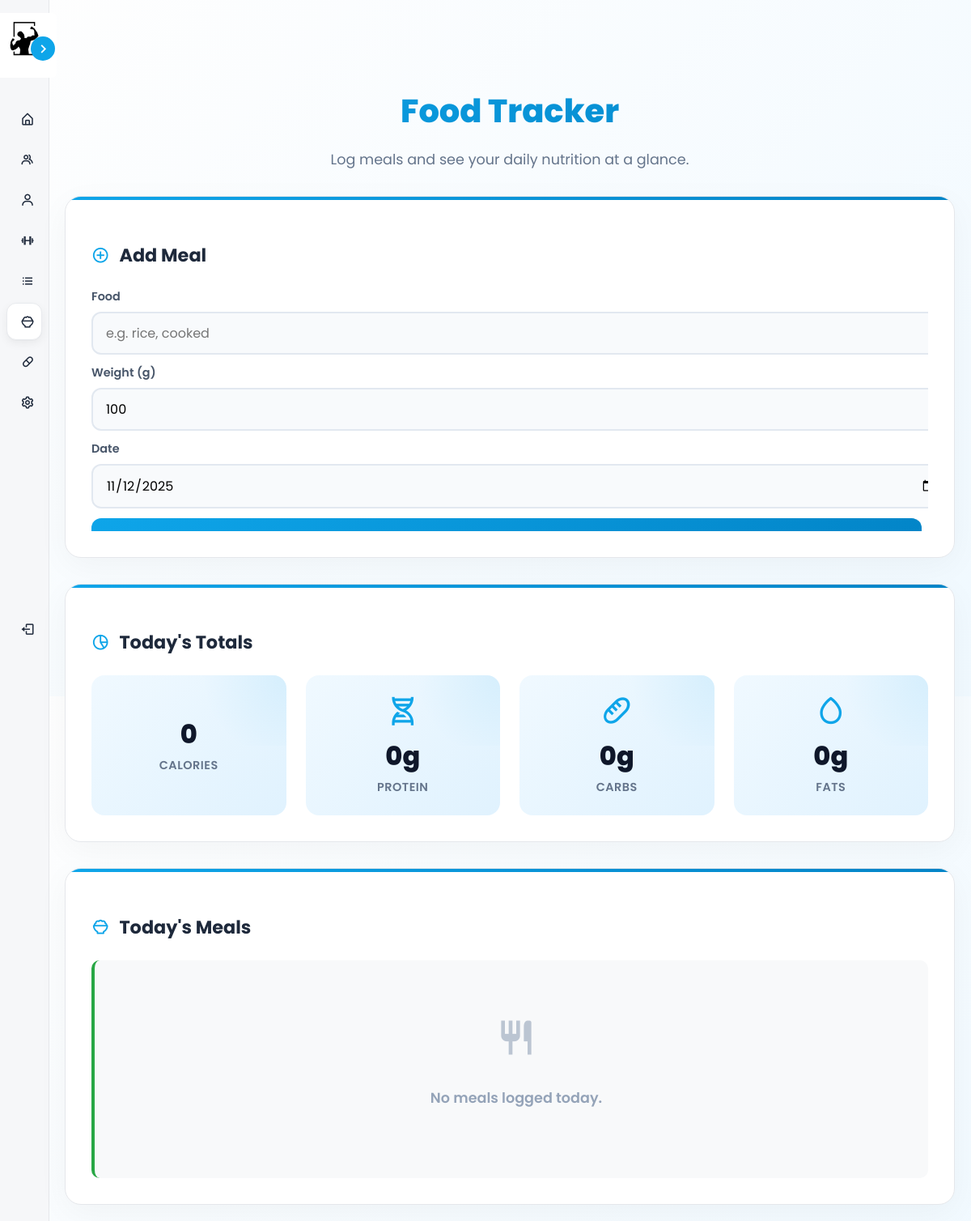
Page /views/member/nutrition_food.php (signed in) on the earlier database version.
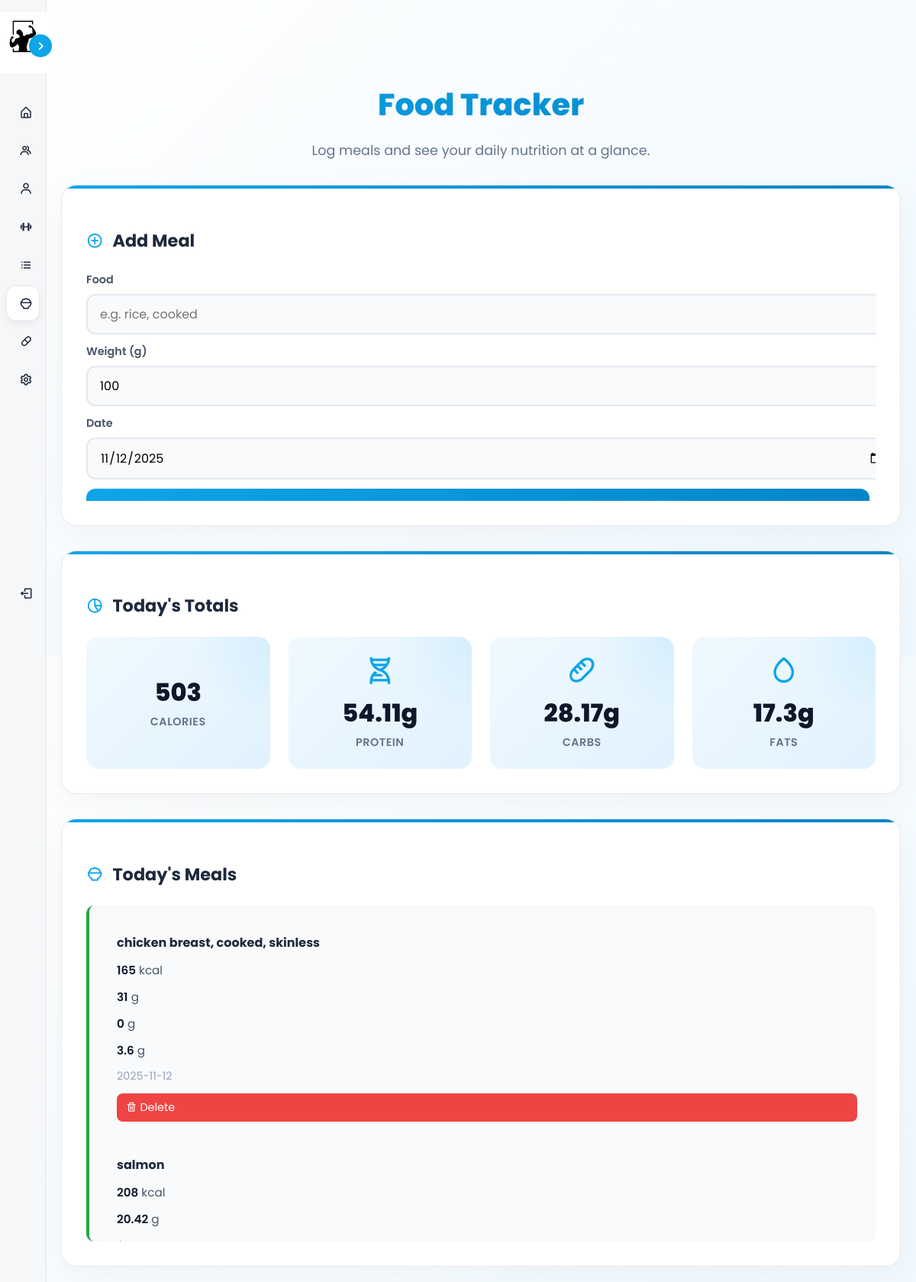
Same page on the later database version.
### tables this page shows
CREATE TABLE `nutrition_logs` (
  `nutrition_id` int(11) NOT NULL,
  `user_id` int(11) NOT NULL,
  `food_item` varchar(100) NOT NULL,
  `calories` int(11) DEFAULT NULL,
  `protein` decimal(5,2) DEFAULT NULL,
  `carbs` decimal(5,2) DEFAULT NULL,
  `fats` decimal(5,2) DEFAULT NULL,
  `date` date NOT NULL
);

### views/member/nutrition_food.php (called while the page is built, shortened)
<?php
include __DIR__ . '/../shared/nutrition_food.php';

### models/Nutrition.php (called while the page is built, shortened)
<?php
class Nutrition {
    private $conn;
    public function __construct($db) {
        $this->conn = $db;
    }
    public function getMealsByDate($user_id, $date) {
        $stmt = $this->conn->prepare("SELECT * FROM nutrition_logs WHERE user_id = :user_id AND date = :date ORDER BY nutrition_id DESC");
        $stmt->bindParam(':user_id', $user_id, PDO::PARAM_INT);
        $stmt->bindParam(':date', $date);
        $stmt->execute();
        return $stmt->fetchAll(PDO::FETCH_ASSOC);
    }
    public function getDailyTotals($user_id, $date) {
        $stmt = $this->conn->prepare("SELECT COALESCE(SUM(calories),0) as calories, COALESCE(SUM(protein),0) as protein, COALESCE(SUM(carbs),0) as carbs, COALESCE(SUM(fats),0) as fats
            FROM nutrition_logs WHERE user_id = :user_id AND date = :date");
        $stmt->bindParam(':user_id', $user_id, PDO::PARAM_INT);
        $stmt->bindParam(':date', $date);
        $stmt->execute();
        return $stmt->fetch(PDO::FETCH_ASSOC) ?: ['calories'=>0,'protein'=>0,'carbs'=>0,'fats'=>0];
    }
}
?>

### views/shared/nutrition_food.php (the view, shortened to what the changed rows need)
<?php
require_once __DIR__ . '/../../models/Nutrition.php';
$db = (new Database())->getConnection();
$nutritionModel = new Nutrition($db);
$user_id = $_SESSION['user_id'] ?? 0;
$today = date('Y-m-d');
$totals = $nutritionModel->getDailyTotals($user_id, $today);
$meals = $nutritionModel->getMealsByDate($user_id, $today);
?>
<!DOCTYPE html>
<html lang="en">
<head>
    <?php $ms = __DIR__.'/../../assets/css/member_styles.css'; $ns = __DIR__.'/../../assets/css/nutrition_styles.css'; ?>
    <link rel="stylesheet" href="../../assets/css/member_styles.css?v=<?= @filemtime($ms) ?: time() ?>">
    <link rel="stylesheet" href="../../assets/css/nutrition_styles.css?v=<?= @filemtime($ns) ?: time() ?>">
    <link href='https://unpkg.com/boxicons@2.1.4/css/boxicons.min.css' rel='stylesheet'>
</head>
<body class="page-nutrition">
    <?php include __DIR__ . '/../components/dynamic_sidebar.php'; ?>
    <div class="main-content">
        <div class="content-wrapper">
            <div class="nutrition-header">
                <h1>Food Tracker</h1>
            </div>
            <div class="nutrition-grid">
                <div class="nutrition-card">
                    <div class="totals-grid">
                        <div class="total-card">
                            <div class="value"><?= (int)($totals['calories'] ?? 0) ?></div>
                            <div class="label">Calories</div>
                        </div>
                        <div class="total-card">
                            <i class='bx bx-dna icon'></i>
                            <div class="value"><?= (float)($totals['protein'] ?? 0) ?>g</div>
                            <div class="label">Protein</div>
                        </div>
                        <div class="total-card">
                            <i class='bx bx-baguette icon'></i>
                            <div class="value"><?= (float)($totals['carbs'] ?? 0) ?>g</div>
                            <div class="label">Carbs</div>
                        </div>
                        <div class="total-card">
                            <i class='bx bx-droplet icon'></i>
                            <div class="value"><?= (float)($totals['fats'] ?? 0) ?>g</div>
                            <div class="label">Fats</div>
                        </div>
                    </div>
                </div>
                <div class="nutrition-card">
                    <div class="meals-list">
                        <?php if (empty($meals)): ?>
                            <div class="empty-state">
                                <i class='bx bx-restaurant'></i>
                                <p>No meals logged today.</p>
                            </div>
                        <?php else: ?>
                            <?php foreach ($meals as $meal): ?>
                                <div class="meal-row">
                                    <div class="food-name"><?= htmlspecialchars($meal['food_item']) ?></div>
                                    <div class="macro"><span><?= (int)$meal['calories'] ?></span> kcal</div>
                                    <div class="macro"><span><?= (float)$meal['protein'] ?></span> g</div>
                                    <div class="macro"><span><?= (float)$meal['carbs'] ?></span> g</div>
                                    <div class="macro"><span><?= (float)$meal['fats'] ?></span> g</div>
                                    <div class="date"><?= htmlspecialchars($meal['date']) ?></div>
                                    <button type="button" class="btn-delete" onclick="deleteMeal(<?= (int)$meal['nutrition_id'] ?>)"><i class='bx bx-trash'></i> Delete</button>
                                </div>
                            <?php endforeach; ?>
                        <?php endif; ?>
                    </div>
                </div>
            </div>
        </div>
    </div>
</body>
</html>

### views/components/dynamic_sidebar.php (shortened to what the changed rows need)
<?php
$user_role = $_SESSION['role'] ?? 'guest';
$config_path = __DIR__ . '/../../config/sidebar_config.php';
if (file_exists($config_path)) {
    $menu_configs = include $config_path;
}
$current_config = $menu_configs[$user_role] ?? $menu_configs['guest'];
$current_page = basename($_SERVER['PHP_SELF']);
?>
<nav class="sidebar close" id="dynamicSidebar">
    <div class="menu-bar">
        <div class="menu">
            <ul class="menu-links">
                <?php
                $current_section = null;
                $section_count = 0;
                foreach ($current_config['items'] as $idx => $item) {
                    if (isset($item['type']) && $item['type'] === 'section') {
                        if ($current_section !== null) {
                            echo "</ul>\n";
                        }
                        $current_section = $item['label'];
                        $section_id = "collapsible-section-$section_count";
                        echo "<ul class='menu-collapsible' id='$section_id'>\n";
                        $section_count++;
                        continue;
                    }
                    $is_active = isset($item['active']) && $item['active'];
                    if (isset($item['url']) && basename($item['url']) === $current_page) $is_active = true;
                    if (isset($item['type']) && $item['type'] === 'dropdown') {
                        $expanded = $is_active ? ' expanded' : '';
                        echo "<li class=\"nav-link has-dropdown$expanded " . ($is_active ? 'active' : '') . "\">";
                        echo "<button class='dropdown-btn'><i class='bx " . htmlspecialchars($item['icon']) . " icon'></i><span class='text nav-text'>" . htmlspecialchars($item['text']) . "</span><i class='bx bx-chevron-down dropdown-arrow'></i></button>";
                        echo "<ul class='dropdown-container'" . ($is_active ? " style='display:block; opacity:1; transform:none;'" : "") . ">";
                        foreach ($item['submenu'] as $subitem) {
                            echo "<li><a href='" . htmlspecialchars($subitem['url']) . "'><span class='text nav-text'>" . htmlspecialchars($subitem['text']) . "</span></a></li>\n";
                        }
                        echo "</ul>";
                        echo "</li>\n";
                    } else {
                        echo "<li class=\"nav-link " . ($is_active ? 'active' : '') . "\"><a href=\"" . htmlspecialchars($item['url']) . "\" data-tooltip=\"" . htmlspecialchars($item['text']) . "\"><i class='bx " . htmlspecialchars($item['icon']) . " icon'></i><span class='text nav-text'>" . htmlspecialchars($item['text']) . "</span></a></li>\n";
                    }
                }
                if ($current_section !== null) {
                    echo "</ul>\n";
                }
                ?>
            </ul>
        </div>
    </div>
</nav>
<link rel="stylesheet" href="../../assets/css/modal_styles.css">

Differences in the rows shown:
added nutrition_logs: food_item "chicken breast, cooked, skinless", calories "165", protein "31", carbs "0", fats "3.6", date "2025-11-12"
added nutrition_logs: food_item "salmon", calories "208", protein "20.42"
Other differences:
$totals['calories']: "0" → "503"
$totals['protein']: "0" → "54.11"
$totals['carbs']: "0" → "28.17"
$totals['fats']: "0" → "17.3"
text no longer shown: "No meals logged today."
